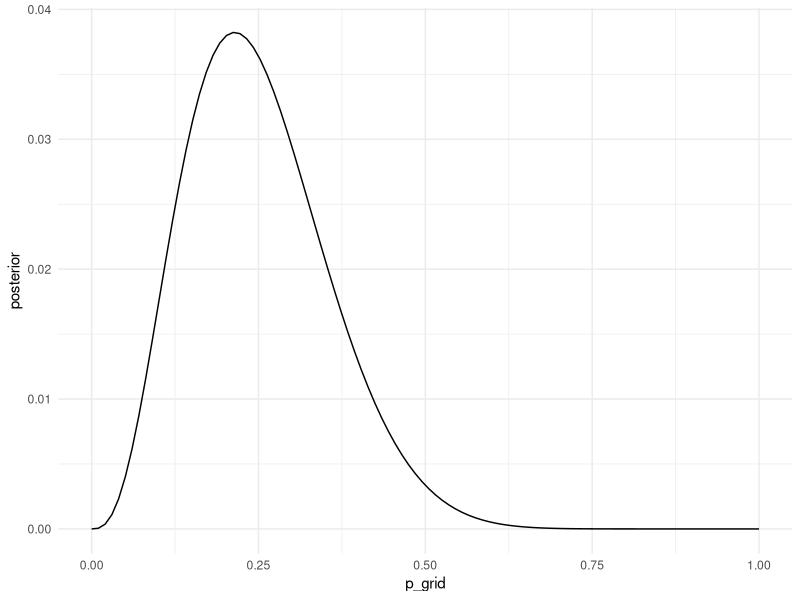

Reproduce this figure in R.
## ---- chunk 1
library(ggplot2)

# create p_grid
p_grid <- seq(from = 0, to = 1, length.out = 100)

# create prior distributoin
prior <- rep(1, 20)

# compute likelihood at each value in the grid
# data for globe tossing with 3 water and 11 land
likelihood <- dbinom(3, size = 14, prob = p_grid)

# calculate posterior 
unstd.posterior <- likelihood * prior
posterior <- unstd.posterior / sum(unstd.posterior)

ggplot(mapping = aes(x = p_grid, y = posterior)) +
  geom_line() +
  theme_minimal()
